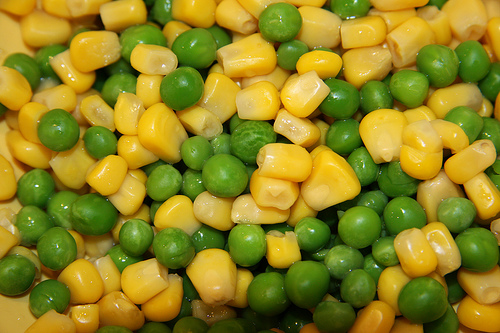
//> input picture Kmeans/peas_corns.jpg, 500 x 333 px
$ ./canny ../Kmeans/peas_corns.jpg   (built with g++ and OpenCV 4)
//> lines starting //> are read from the running program, lines starting //| are printed output that depends on the picture
/*
Implementação do algoritmo Canny Double Threshold, no qual é possível alterar os valores dos dois thresholds e do número de vezes que a imagem é borrada para a indentificação dos contornos.

 Para criar o executável, basta ir à pasta na qual estão os arquivos e digitar o comando: make.

 Exemplo de comando para executar o programa: ./canny casa_rio.jpg.

 */


#include "opencv2/imgproc/imgproc.hpp"
#include "opencv2/highgui/highgui.hpp"
#include <stdlib.h>
#include <stdio.h>

using namespace cv;


Mat src, src_gray;
Mat dst, detected_edges;

int edgeThresh = 1;
int lowThreshold=1;
int const max_lowThreshold = 100;
int highThreshold=1;
int const max_highThreshold = 100;
int kernel_size = 3;
int gaussianBlur=1;
int const max_blur= 10;
char* window_name = "Edge Map";

void CannyThreshold(int, void*)
{
  int i;
  blur( src_gray, detected_edges, Size(3,3) );
  for(i=1;i<gaussianBlur;i++)
  blur( detected_edges, detected_edges, Size(3,3) );

  Canny( detected_edges, detected_edges, lowThreshold, highThreshold, kernel_size );


  dst = Scalar::all(0);

  src.copyTo( dst, detected_edges);
  imshow( window_name, detected_edges );
 }


int main( int argc, char** argv )
{
  src = imread( argv[1] );
//> src is the input picture: 333 rows x 500 cols, CV_8UC3; mean B, G, R 29.5, 131.7, 142.6

  if( !src.data )
  { return -1; }
  dst.create( src.size(), src.type() );
  cvtColor( src, src_gray, CV_BGR2GRAY );
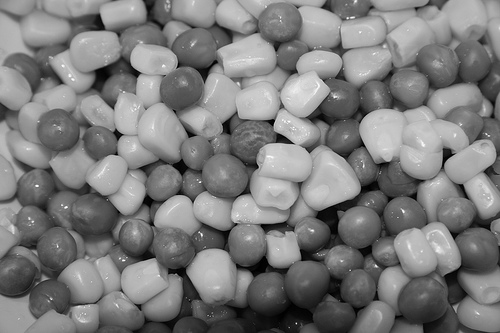
//> src_gray: 333 rows x 500 cols, CV_8UC1; min 0, max 255, mean 123.3
  namedWindow( window_name, CV_WINDOW_AUTOSIZE );
  createTrackbar( "Threshold1:", window_name, &lowThreshold, max_lowThreshold, CannyThreshold );
  createTrackbar( "Threshold2:", window_name, &highThreshold, max_highThreshold, CannyThreshold );
  createTrackbar( "Gaussian Blur:", window_name, &gaussianBlur, max_blur, CannyThreshold );

  CannyThreshold(0, 0);
//> in CannyThreshold, `Canny( detected_edges, detected_edges, lowThreshold, highThreshold, ke..`:
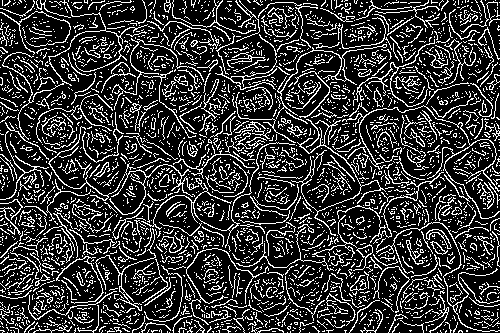
//> detected_edges: 333 rows x 500 cols, CV_8UC1; 21.4% white in thin lines or dots
//> in CannyThreshold, `src.copyTo( dst, detected_edges);`:
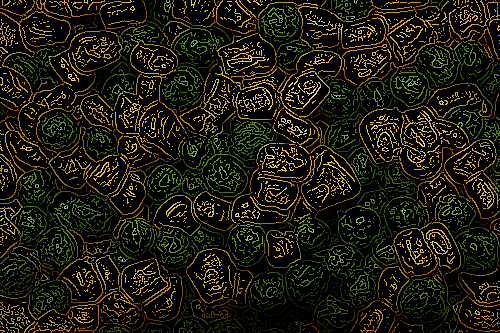
//> dst: 333 rows x 500 cols, CV_8UC3; mean B, G, R 6.3, 27.7, 30
  waitKey(0);

  return 0;
  }

$ run again, on Kmeans/fingerprint_noisy.png
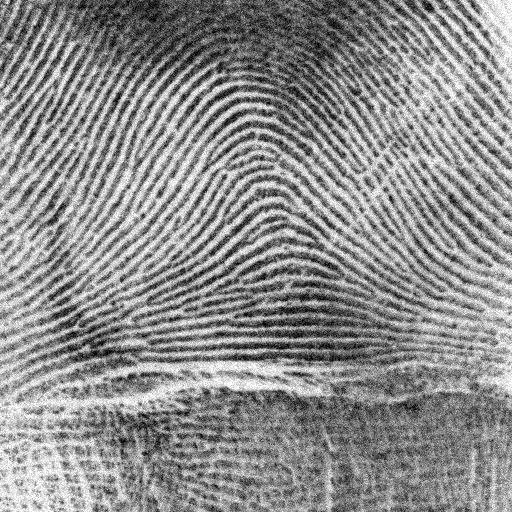
//> input picture Kmeans/fingerprint_noisy.png, 512 x 512 px
//> src is the input picture: 512 rows x 512 cols, CV_8UC3; min 0, max 255, mean 141.5
//> in CannyThreshold, `Canny( detected_edges, detected_edges, lowThreshold, highThreshold, ke..`:
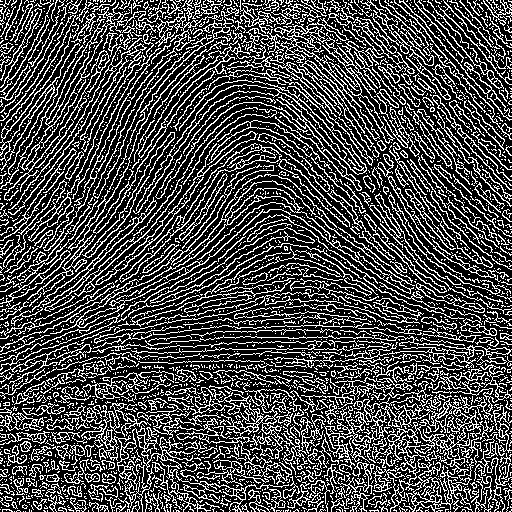
//> detected_edges: 512 rows x 512 cols, CV_8UC1; 29% white in thin lines or dots
//> in CannyThreshold, `src.copyTo( dst, detected_edges);`:
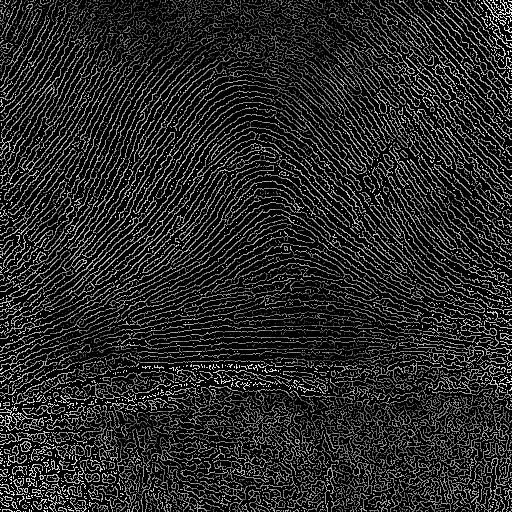
//> dst: 512 rows x 512 cols, CV_8UC3; min 0, max 255, mean 40.1

$ run again, on Kmeans/tigre.png
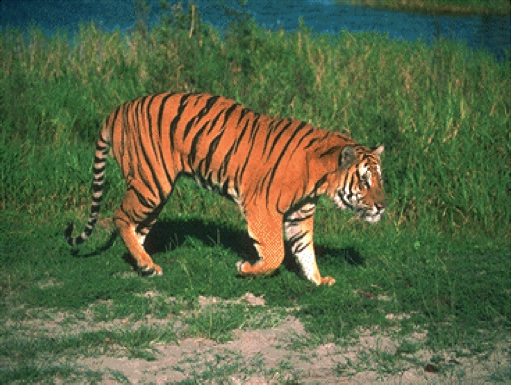
//> input picture Kmeans/tigre.png, 511 x 385 px
//> src is the input picture: 385 rows x 511 cols, CV_8UC3; mean B, G, R 68.9, 102.7, 89.7
//> in CannyThreshold, `Canny( detected_edges, detected_edges, lowThreshold, highThreshold, ke..`:
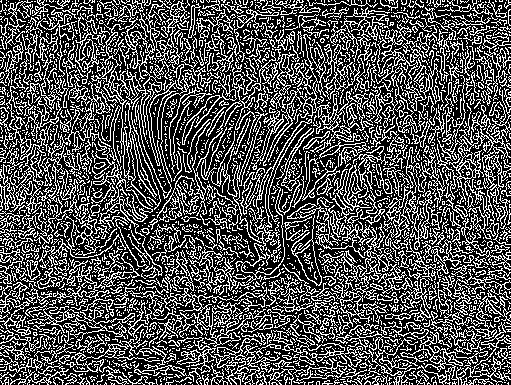
//> detected_edges: 385 rows x 511 cols, CV_8UC1; 32.2% white in thin lines or dots
//> in CannyThreshold, `src.copyTo( dst, detected_edges);`:
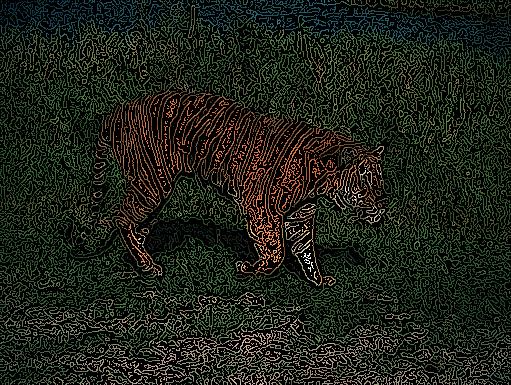
//> dst: 385 rows x 511 cols, CV_8UC3; mean B, G, R 22.2, 33.2, 28.5
